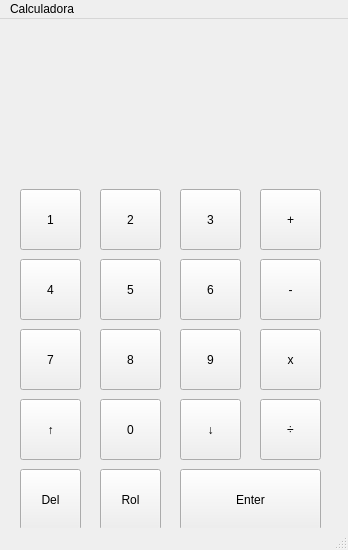
<?xml version="1.0" encoding="UTF-8"?>
<ui version="4.0">
 <class>MainWindow</class>
 <widget class="QMainWindow" name="MainWindow">
  <property name="geometry">
   <rect>
    <x>0</x>
    <y>0</y>
    <width>348</width>
    <height>550</height>
   </rect>
  </property>
  <property name="sizePolicy">
   <sizepolicy hsizetype="Ignored" vsizetype="Ignored">
    <horstretch>0</horstretch>
    <verstretch>0</verstretch>
   </sizepolicy>
  </property>
  <property name="maximumSize">
   <size>
    <width>400</width>
    <height>550</height>
   </size>
  </property>
  <property name="windowTitle">
   <string>MainWindow</string>
  </property>
  <widget class="QWidget" name="centralwidget">
   <widget class="QPushButton" name="pushButton">
    <property name="geometry">
     <rect>
      <x>20</x>
      <y>170</y>
      <width>61</width>
      <height>61</height>
     </rect>
    </property>
    <property name="text">
     <string>1</string>
    </property>
   </widget>
   <widget class="QPushButton" name="pushButton_2">
    <property name="geometry">
     <rect>
      <x>100</x>
      <y>170</y>
      <width>61</width>
      <height>61</height>
     </rect>
    </property>
    <property name="text">
     <string>2</string>
    </property>
   </widget>
   <widget class="QPushButton" name="pushButton_3">
    <property name="geometry">
     <rect>
      <x>100</x>
      <y>240</y>
      <width>61</width>
      <height>61</height>
     </rect>
    </property>
    <property name="text">
     <string>5</string>
    </property>
   </widget>
   <widget class="QPushButton" name="pushButton_4">
    <property name="geometry">
     <rect>
      <x>20</x>
      <y>240</y>
      <width>61</width>
      <height>61</height>
     </rect>
    </property>
    <property name="text">
     <string>4</string>
    </property>
   </widget>
   <widget class="QPushButton" name="pushButton_5">
    <property name="geometry">
     <rect>
      <x>100</x>
      <y>310</y>
      <width>61</width>
      <height>61</height>
     </rect>
    </property>
    <property name="text">
     <string>8</string>
    </property>
   </widget>
   <widget class="QPushButton" name="pushButton_6">
    <property name="geometry">
     <rect>
      <x>20</x>
      <y>310</y>
      <width>61</width>
      <height>61</height>
     </rect>
    </property>
    <property name="text">
     <string>7</string>
    </property>
   </widget>
   <widget class="QPushButton" name="pushButton_7">
    <property name="geometry">
     <rect>
      <x>100</x>
      <y>450</y>
      <width>61</width>
      <height>61</height>
     </rect>
    </property>
    <property name="text">
     <string>Rol</string>
    </property>
   </widget>
   <widget class="QPushButton" name="pushButton_8">
    <property name="geometry">
     <rect>
      <x>20</x>
      <y>450</y>
      <width>61</width>
      <height>61</height>
     </rect>
    </property>
    <property name="text">
     <string>Del</string>
    </property>
   </widget>
   <widget class="QPushButton" name="pushButton_9">
    <property name="geometry">
     <rect>
      <x>180</x>
      <y>450</y>
      <width>141</width>
      <height>61</height>
     </rect>
    </property>
    <property name="text">
     <string>Enter</string>
    </property>
   </widget>
   <widget class="QPushButton" name="pushButton_10">
    <property name="geometry">
     <rect>
      <x>100</x>
      <y>380</y>
      <width>61</width>
      <height>61</height>
     </rect>
    </property>
    <property name="text">
     <string>0</string>
    </property>
   </widget>
   <widget class="QPushButton" name="pushButton_11">
    <property name="geometry">
     <rect>
      <x>20</x>
      <y>380</y>
      <width>61</width>
      <height>61</height>
     </rect>
    </property>
    <property name="text">
     <string>↑</string>
    </property>
   </widget>
   <widget class="QPushButton" name="pushButton_12">
    <property name="geometry">
     <rect>
      <x>180</x>
      <y>380</y>
      <width>61</width>
      <height>61</height>
     </rect>
    </property>
    <property name="text">
     <string>↓</string>
    </property>
   </widget>
   <widget class="QPushButton" name="pushButton_13">
    <property name="geometry">
     <rect>
      <x>260</x>
      <y>310</y>
      <width>61</width>
      <height>61</height>
     </rect>
    </property>
    <property name="text">
     <string>x</string>
    </property>
   </widget>
   <widget class="QPushButton" name="pushButton_14">
    <property name="geometry">
     <rect>
      <x>260</x>
      <y>170</y>
      <width>61</width>
      <height>61</height>
     </rect>
    </property>
    <property name="text">
     <string>+</string>
    </property>
   </widget>
   <widget class="QPushButton" name="pushButton_15">
    <property name="geometry">
     <rect>
      <x>180</x>
      <y>310</y>
      <width>61</width>
      <height>61</height>
     </rect>
    </property>
    <property name="text">
     <string>9</string>
    </property>
   </widget>
   <widget class="QPushButton" name="pushButton_16">
    <property name="geometry">
     <rect>
      <x>180</x>
      <y>240</y>
      <width>61</width>
      <height>61</height>
     </rect>
    </property>
    <property name="text">
     <string>6</string>
    </property>
   </widget>
   <widget class="QPushButton" name="pushButton_17">
    <property name="geometry">
     <rect>
      <x>260</x>
      <y>240</y>
      <width>61</width>
      <height>61</height>
     </rect>
    </property>
    <property name="text">
     <string>-</string>
    </property>
   </widget>
   <widget class="QPushButton" name="pushButton_18">
    <property name="geometry">
     <rect>
      <x>180</x>
      <y>170</y>
      <width>61</width>
      <height>61</height>
     </rect>
    </property>
    <property name="text">
     <string>3</string>
    </property>
   </widget>
   <widget class="QPushButton" name="pushButton_19">
    <property name="geometry">
     <rect>
      <x>260</x>
      <y>380</y>
      <width>61</width>
      <height>61</height>
     </rect>
    </property>
    <property name="text">
     <string>÷</string>
    </property>
   </widget>
  </widget>
  <widget class="QMenuBar" name="menubar">
   <property name="geometry">
    <rect>
     <x>0</x>
     <y>0</y>
     <width>348</width>
     <height>22</height>
    </rect>
   </property>
   <widget class="QMenu" name="menuCalculadora">
    <property name="title">
     <string>Calculadora</string>
    </property>
   </widget>
   <addaction name="menuCalculadora"/>
  </widget>
  <widget class="QStatusBar" name="statusbar"/>
 </widget>
 <resources/>
 <connections/>
</ui>
